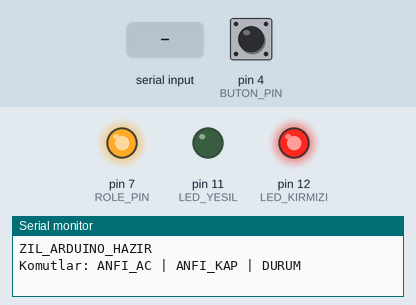
The sketch below on a simulated Arduino Uno, built with avr-gcc and run on an emulated ATmega328P. Shown: output pins drawn as LEDs (lit = HIGH), the last lines printed to the serial monitor. The inputs (shaded band) are chosen by the test bench; at power-on: pin 4 (BUTON_PIN) HIGH.

Above: at 1.7 s.
1.8 s: pin 4 (BUTON_PIN) pulled LOW for 0.15 s
At 2.5 s:
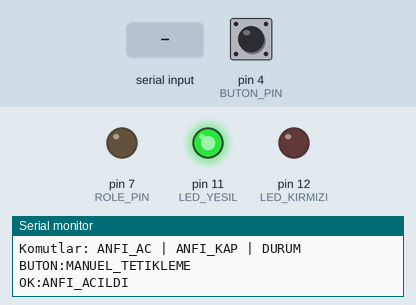
3.4 s: "ANFI_KAP\n" received over Serial
At 4.6 s:
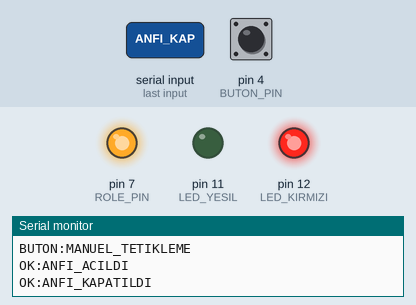
4.9 s: "ANFI_AC\n" received over Serial
At 5.8 s:
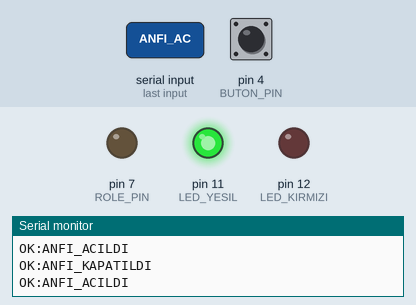
6.4 s: pin 4 (BUTON_PIN) pulled LOW for 1 s
At 7.2 s:
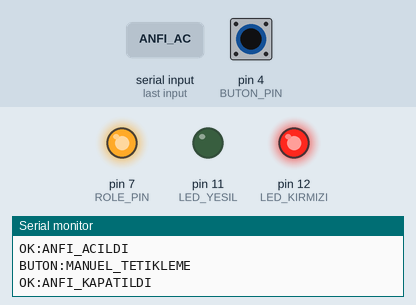
Timing chart, 0 to 9.4 s (numbered marks = the images above; inputs shaded):
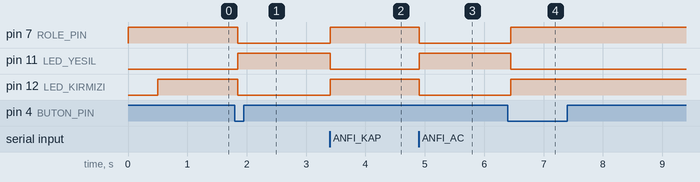

Measured:
- after the input at 1.8 s, pin 7 (ROLE_PIN), pin 12 (LED_KIRMIZI): HIGH → LOW after 0.05 s; pin 11 (LED_YESIL): LOW → HIGH after 0.05 s
- after the input at 3.4 s, pin 7 (ROLE_PIN), pin 12 (LED_KIRMIZI): LOW → HIGH at once; pin 11 (LED_YESIL): HIGH → LOW at once
- after the input at 4.9 s, pin 7 (ROLE_PIN), pin 12 (LED_KIRMIZI): HIGH → LOW at once; pin 11 (LED_YESIL): LOW → HIGH at once
- after the input at 6.4 s, pin 7 (ROLE_PIN), pin 12 (LED_KIRMIZI): LOW → HIGH after 0.05 s; pin 11 (LED_YESIL): HIGH → LOW after 0.05 s

The sketch:

anfi2.ino
```cpp
/*
 * Okul Zil Sistemi — Anfi Kontrol Arduino Kodu
 * Tasarim : Mustafa Necati BOZOK
 * Kodlama : Claude (Anthropic) - Mart 2026
 *
 * Baglantilar:
 *   Röle IN pini  → Arduino Digital Pin 7
 *   Röle VCC      → Arduino 5V
 *   Röle GND      → Arduino GND
 *   Buton         → Arduino Digital Pin 4  (diğer ucu GND'ye)
 *
 *   Çift Renkli LED (ortak katot):
 *   Kırmızı anot  → Arduino Digital Pin 12  (220Ω direnç üzerinden)
 *   Yeşil anot    → Arduino Digital Pin 11  (220Ω direnç üzerinden)
 *   Ortak katot   → Arduino GND
 *
 * Seri port: 9600 baud
 * Komutlar : ANFI_AC  → Anfi aç  (röle kapanır, 220V akar)
 *            ANFI_KAP → Anfi kapat (röle açılır, 220V kesilir)
 *            DURUM    → Mevcut durumu sorgula
 */

const int ROLE_PIN    = 7;   // Röle sinyal pini
const int LED_KIRMIZI = 12;  // Çift renkli LED — kırmızı anot (anfi kapalı)
const int LED_YESIL   = 11;  // Çift renkli LED — yeşil anot  (anfi açık)
const int BUTON_PIN   = 4;   // Manuel buton pini (GND'ye bağlı, INPUT_PULLUP)

// Röle mantığı: Optokuplörlü modüllerde LOW = aktif (anfi açık)
// Eğer röleniz HIGH aktifse ROLE_ACIK ve ROLE_KAPALI degerlerini değiştirin
const int ROLE_ACIK   = LOW;  // Röle kapanır → 220V akar  → Anfi açılır
const int ROLE_KAPALI = HIGH;   // Röle açılır  → 220V kesilir → Anfi kapanır

// Buton debounce süresi (ms) — titreşimi önler
const unsigned long DEBOUNCE_MS = 50;

bool anfiDurum    = false;
String komutBuffer = "";

// Buton durum takibi
int  butonSon         = HIGH;   // Pin'den son okunan ham değer
int  butonOnceki      = HIGH;   // Debounce sonrası kararlı değer
unsigned long butonZamani = 0;  // Son değişim zamanı

void anfiAc() {
  digitalWrite(ROLE_PIN, ROLE_ACIK);
  anfiDurum = true;
  Serial.println("OK:ANFI_ACILDI");
}

void anfiKapat() {
  digitalWrite(ROLE_PIN, ROLE_KAPALI);
  anfiDurum = false;
  Serial.println("OK:ANFI_KAPATILDI");
}

void setup() {
  pinMode(ROLE_PIN, OUTPUT);

  // Boot titreşimlerini geçmesini bekle
  digitalWrite(ROLE_PIN, ROLE_KAPALI);  // Önce hemen kapat
  delay(500);                            // 500ms bekle
  digitalWrite(ROLE_PIN, ROLE_KAPALI);  // Tekrar kapat (güvenlik için)

  pinMode(LED_KIRMIZI, OUTPUT);
  pinMode(LED_YESIL,   OUTPUT);
  pinMode(BUTON_PIN, INPUT_PULLUP);
  // Başlangıçta anfi kapalı → kırmızı yansın
  digitalWrite(LED_KIRMIZI, HIGH);
  digitalWrite(LED_YESIL,   LOW);

  Serial.begin(9600);
  Serial.println("ZIL_ARDUINO_HAZIR");
  Serial.println("Komutlar: ANFI_AC | ANFI_KAP | DURUM");
}

void loop() {

  /* ── 1. Seri porttan gelen komutları işle ─────────────────────── */
  while (Serial.available() > 0) {
    char c = (char)Serial.read();
    if (c == '\n' || c == '\r') {
      komutBuffer.trim();
      if (komutBuffer.length() > 0) {
        komutIsle(komutBuffer);
      }
      komutBuffer = "";
    } else {
      komutBuffer += c;
    }
  }

  /* ── 2. Manuel buton kontrolü (debounce ile) ──────────────────── */
  int butonSimdi = digitalRead(BUTON_PIN);

  // Pinден okunan değer değiştiyse debounce zamanlayıcısını sıfırla
  if (butonSimdi != butonSon) {
    butonZamani = millis();
    butonSon = butonSimdi;
  }

  // Debounce süresi geçti ve durum kararlı hale geldi
  if ((millis() - butonZamani) >= DEBOUNCE_MS) {
    // Kararlı durum öncekinden farklıysa işle
    if (butonSimdi != butonOnceki) {
      butonOnceki = butonSimdi;
      // Sadece basma anında (HIGH→LOW) tetikle
      if (butonSimdi == LOW) {
        Serial.println("BUTON:MANUEL_TETIKLEME");
        if (anfiDurum) {
          anfiKapat();
        } else {
          anfiAc();
        }
      }
    }
  }

  /* ── 3. LED renk göstergesi (anfi açık → yeşil, kapalı → kırmızı) ─ */
  digitalWrite(LED_KIRMIZI, anfiDurum ? LOW  : HIGH);
  digitalWrite(LED_YESIL,   anfiDurum ? HIGH : LOW);
}

void komutIsle(String komut) {
  if (komut == "ANFI_AC") {
    anfiAc();

  } else if (komut == "ANFI_KAP") {
    anfiKapat();

  } else if (komut == "DURUM") {
    Serial.print("DURUM:");
    Serial.println(anfiDurum ? "ACIK" : "KAPALI");

  } else {
    Serial.print("HATA:BILINMEYEN_KOMUT:");
    Serial.println(komut);
  }
}
```
